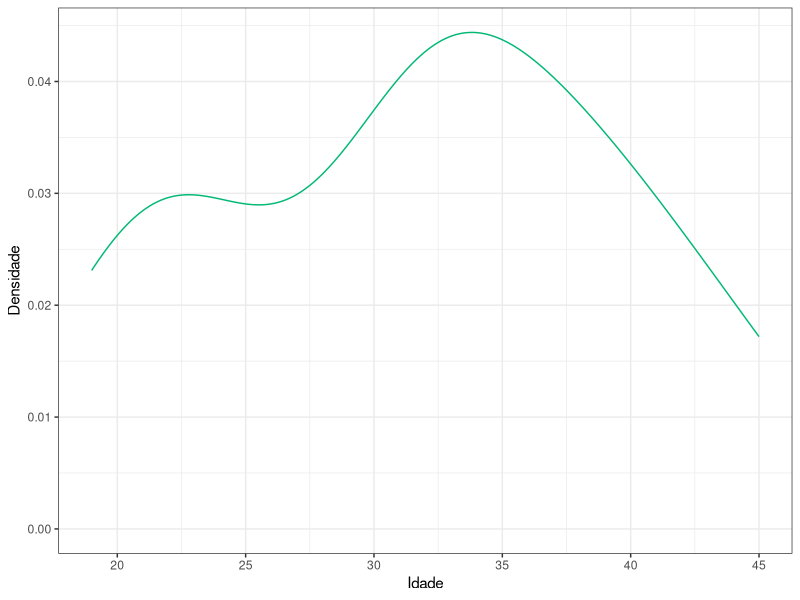
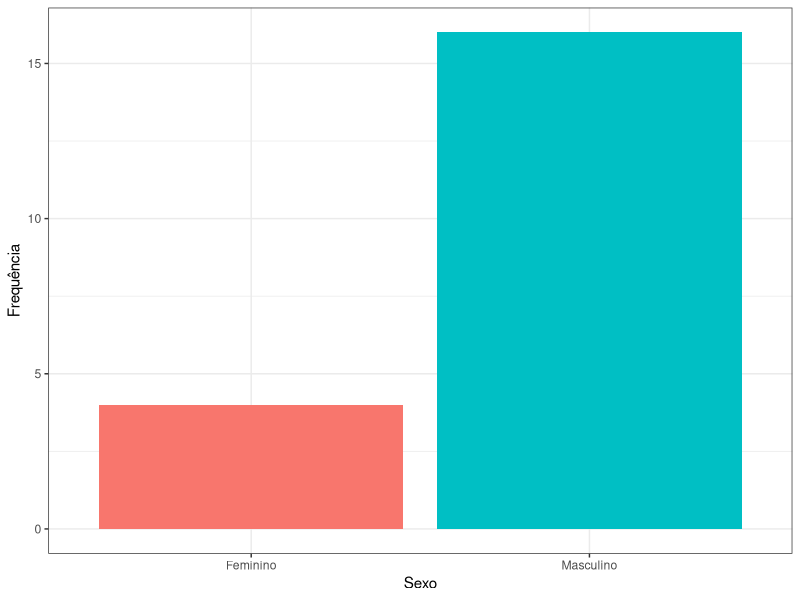
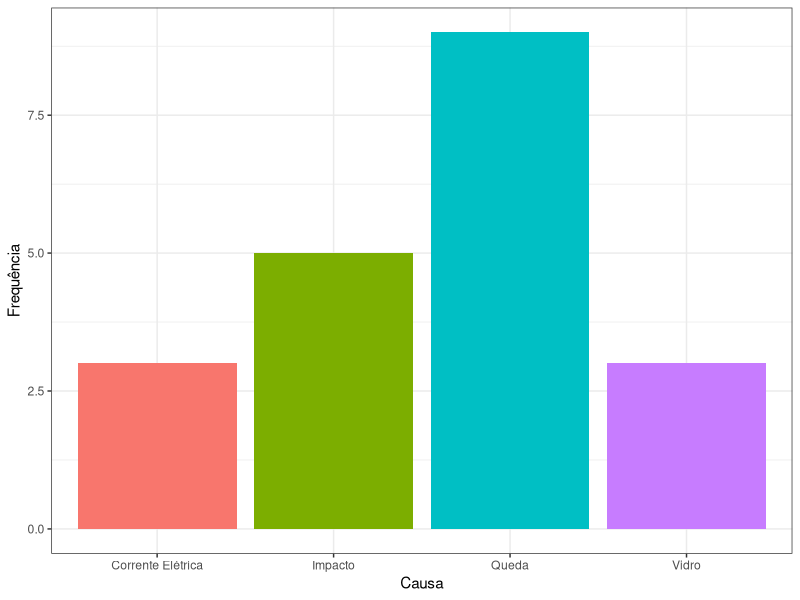

Recreate these plots in R, in order.
## ---- chunk 1

## ---- chunk 2
#| echo: false
x <- c(8.5, 8.7, 8.8, 9.1, 9.3, 9.5, 9.6, 9.8, 11.0, 11.5)
z <- (x - mean(x)) / sd(x)
phi <- pnorm(z)
ecdf <- ecdf(z)(z)
diff1 <- abs(phi - ecdf)
lagged <- dplyr::lag(ecdf)
lagged[1] <- 0
diff2 <- abs(phi - lagged)
## ---- chunk 3
#| echo: false
#| output: false
tibble::tibble(
    "$X_i$" = x,
    "$Z_i$" = round(z, 2),
    "$\\Phi(Z_i)$" = round(phi, 2),
    "$F_n(Z_i)$" = round(ecdf, 2),
    "$\\mid\\Phi(Z_i)-F_n(Z_i)\\mid$" = round(diff1, 2),
    "$\\mid\\Phi(Z_i)-F_n(Z_{i-1})\\mid$" = round(diff2, 2)
) |>
    t() |>
    knitr::kable()
## ---- chunk 4
#| echo: false
x <- c(
    12.4, 31.8, 22.2, 24.5, 17.9, 24.6, 15.7, 27.3,
    22.7, 26.0, 14.5, 22.8, 21.8, 21.9, 11.5, 28.3
)
## ---- chunk 5
#| echo: false
#| out-width: 100%
#| fig-height: 4
library(ggplot2)
acidentes <- read.delim("acidentes.txt")

acidentes |>
    ggplot(aes(x = idade)) +
    geom_density(color = "#02b875") +
    labs(x = "Idade", y = "Densidade") +
    theme_bw()
## ---- chunk 6
#| echo: false
#| out-width: 100%
#| fig-height: 4
acidentes |>
    ggplot(aes(x = sexo, fill = sexo)) +
    geom_bar() +
    scale_x_discrete(labels = c("Feminino", "Masculino")) +
    labs(x = "Sexo", y = "Frequência") +
    theme_bw() +
    theme(legend.position = "none")

## ---- chunk 7
#| echo: false
#| out-width: 100%
#| fig-height: 2.5
acidentes |>
    ggplot(aes(x = causa, fill = causa)) +
    geom_bar() +
    scale_x_discrete(
        labels = c(
            "Corrente Elétrica",
            "Impacto",
            "Queda",
            "Vidro"
        )
    ) +
    labs(x = "Causa", y = "Frequência") +
    theme_bw() +
    theme(legend.position = "none")
## ---- chunk 8
#| collapse: true
nortest::ad.test(acidentes$idade)$p.value
nortest::cvm.test(acidentes$idade)$p.value
nortest::lillie.test(acidentes$idade)$p.value
nortest::pearson.test(acidentes$idade)$p.value
nortest::sf.test(acidentes$idade)$p.value
## ---- chunk 9
#| collapse: true
t.test(acidentes$idade, mu = 30)$p.value
wilcox.test(acidentes$idade, mu = 30, exact = FALSE)$p.value
## ---- chunk 10
#| collapse: true
acidentes |>
    dplyr::count(causa) |>
    _$n |>
    chisq.test(p = c(0.25, 0.25, 0.25, 0.25)) |>
    _$p.value
## ---- chunk 11
#| collapse: true
acidentes <- acidentes |>
    dplyr::mutate(
        sexo = as.factor(sexo),
        idade2 = as.factor(idade > median(idade))
    )

tseries::runs.test(acidentes$sexo)$p.value
tseries::runs.test(acidentes$idade2)$p.value
